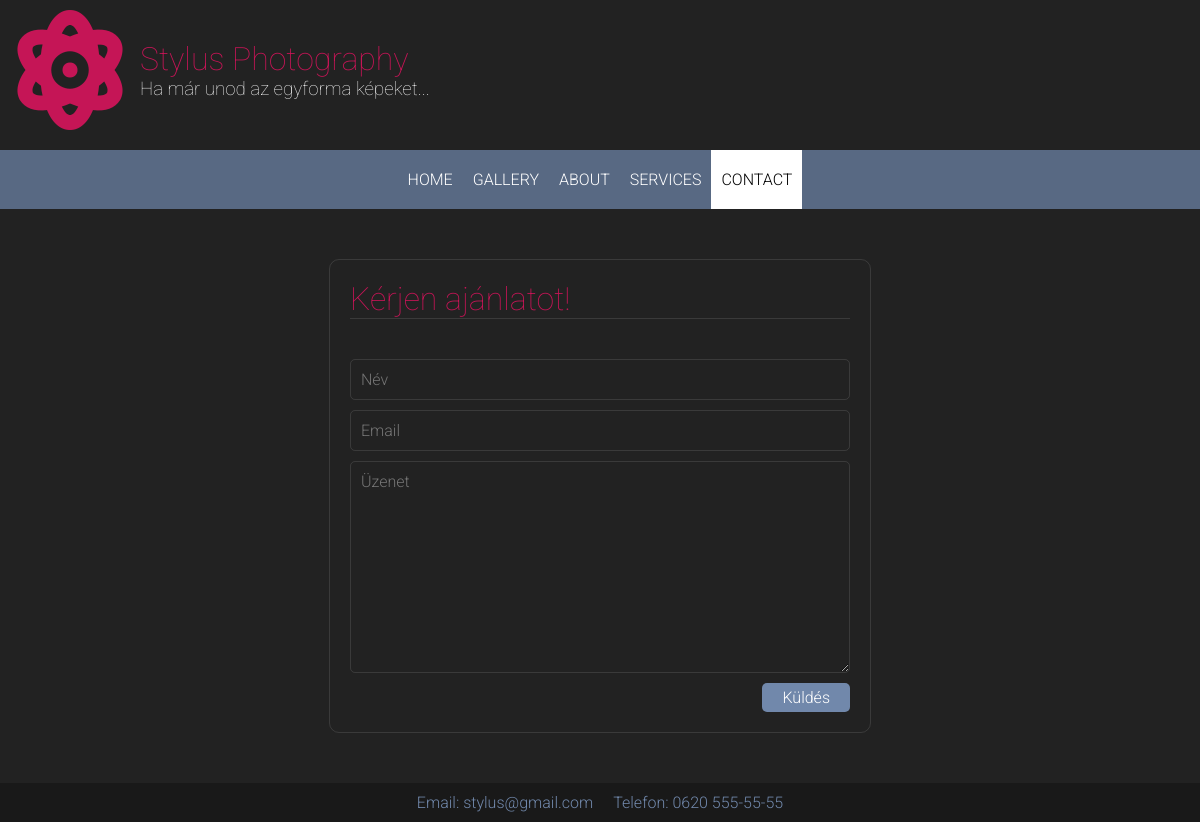
Page /contact/ on the committed database.
### pages/models.py (models this page shows, shortened)
class SiteInfo(models.Model):
    site_name = models.CharField("Oldalnév", max_length=200)
    image = models.ImageField("Logo", upload_to="logo", blank=True)
    subtitle = models.CharField("Alcím", max_length=200)
    email = models.EmailField("Email", max_length=200, blank=True)
    phone = models.CharField("Telefon", max_length=200, blank=True)
    class Meta:
        verbose_name_plural = "Oldal adatok"

### pages/views.py (the view, shortened to what this page needs)
# urls.py: path('contact/', ContactView.as_view(), name="contact"),
class ContactView(FormView):
    template_name = "contact.html"
    form_class = ContactForm
    success_url = reverse_lazy("contact_sent")

### pages/forms.py
class ContactForm(forms.Form):
    name = forms.CharField(
        max_length=200,
        label="",
        widget=forms.TextInput(attrs={
            "class": "input_field",
            "placeholder": "Név"
        })
    )
    email = forms.EmailField(
        max_length=200,
        label="",
        widget=forms.EmailInput(attrs={
            "class": "input_field",
            "placeholder": "Email"
        })
    )
    message = forms.CharField(
        max_length=1000,
        label="",
        widget=forms.Textarea(attrs={
            "placeholder": "Üzenet"
        })
    )

### pages/context_processors.py (called while the page is built)
def global_context(request):
    site_infos = SiteInfo.objects.all()
    if not site_infos:
        return {}
    return {
        "site_name": site_infos[0].site_name,
        "logo": site_infos[0].image,
        "site_subtitle": site_infos[0].subtitle,
        "email": site_infos[0].email,
        "phone": site_infos[0].phone,
    }

### templates/contact.html (shortened to what this page needs)
{% extends '_base.html' %}
{% block content %}
    <div class="contact_container">
        <form method="post">
            <h1>Kérjen ajánlatot!</h1>
            {{ form }}
            <button>Küldés</button>
        </form>
    </div>
{% endblock content %}

### templates/_base.html (shortened to what this page needs)
{% load static %}
<!DOCTYPE html>
<html lang="en">
<head>
    <link rel="stylesheet" href="{% static '/css/main.css' %}">
    <link rel="stylesheet" href="{% static '/css/mobile.css' %}">
</head>
<body>
    <div class="site-header-layout">
        <i class="fas fa-atom site-logo"></i>
        <div>
            <h1 style="margin: 0">{{ site_name }}</h1>
            <h3>{{ site_subtitle }}</h3>
        </div>
    </div>
    {% include '_navbar.html' %}
    <div class="content-container">
        {% block content %}
        {% endblock content %}
    </div>
    <div class="site-footer-layout">
        <p>Email: {{ email }}</p>
        <p>Telefon: {{ phone }}</p>
    </div>
</body>
</html>

### static_dev/css/main.css (style rules this page uses)
body { background-color: #222222; color: #f0f0f0; font-family: 'Roboto', sans-serif; font-weight: 300; margin: 0; }
h1, h2, h3 { font-weight: 100; }
h1 { color: #c51556; }
h2, h3 { margin: 0; }
.site-logo { color: #c51556; font-size: 120px; margin: 10px; }
.site-header-layout { display: flex; align-items: center; margin-bottom: 10px; }
.site-footer-layout { display: flex; justify-content: center; background-color: #191919; }
.site-footer-layout p { margin: 10px; color: #7188ab; }
.content-container { margin: 10px 50px; }

### static_dev/css/contact.css (style rules this page uses)
.contact_container { display: flex; flex-direction: column; align-items: center; border: 1px solid #ffffff1c; border-radius: 10px; max-width: 500px; margin: 50px auto; padding: 20px; }
form { display: flex; flex-direction: column; width: 100%; }
.contact_container h1 { margin: 0 0 40px 0; border-bottom: 1px solid #ffffff1c; }
.input_field, textarea { background-color: transparent; padding: 10px; font: inherit; color: inherit; border: 1px solid #ffffff1c; border-radius: 5px; outline: none; margin-bottom: 10px; }
textarea { resize: vertical; }
button { background-color: #7188ab; padding: 5px 20px; border-radius: 5px; font: inherit; color: white; cursor: pointer; border: none; align-self: flex-end; }

### rows in the picture
SiteInfo: site_name "Stylus Photography", subtitle "Ha már unod az egyforma képeket...", email "stylus@gmail.com", phone "0620 555-55-55"
